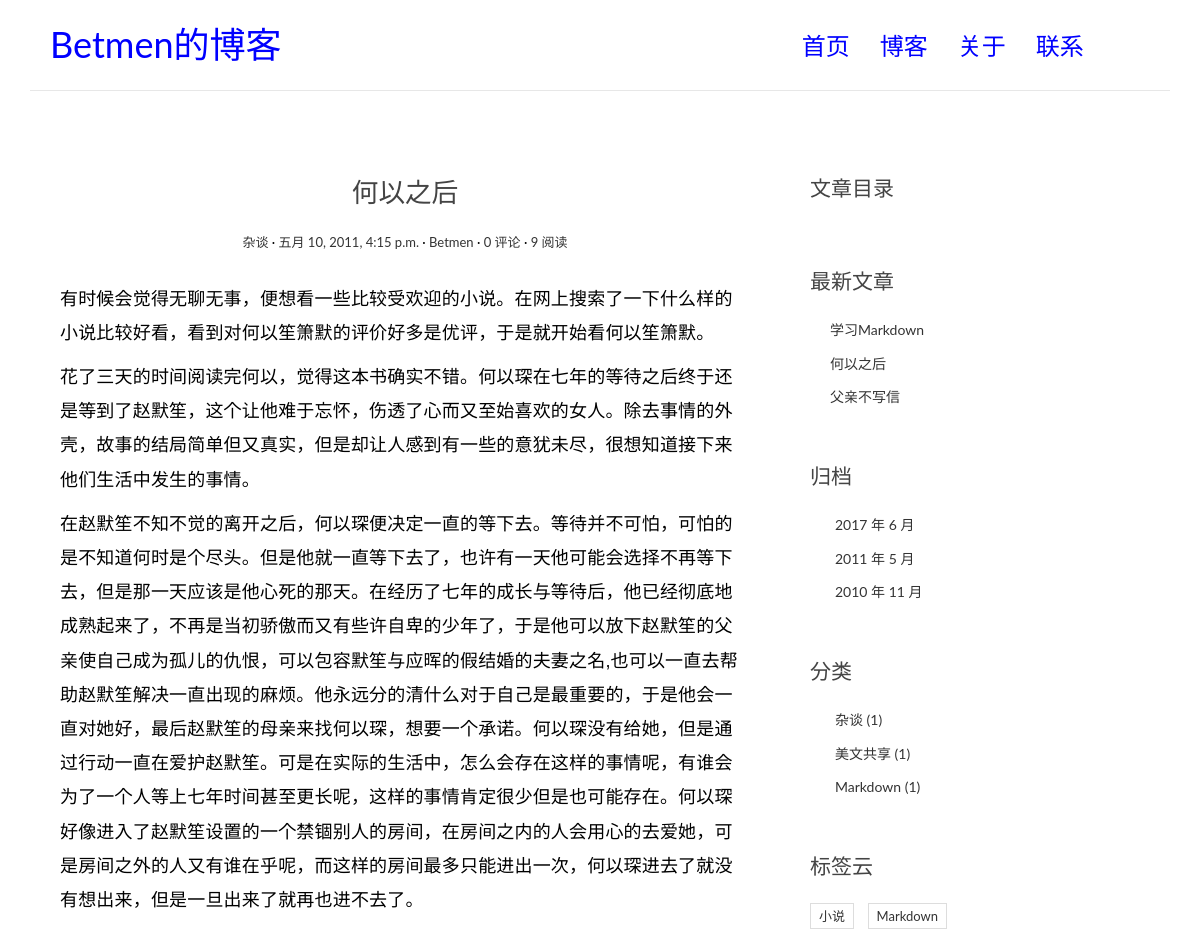
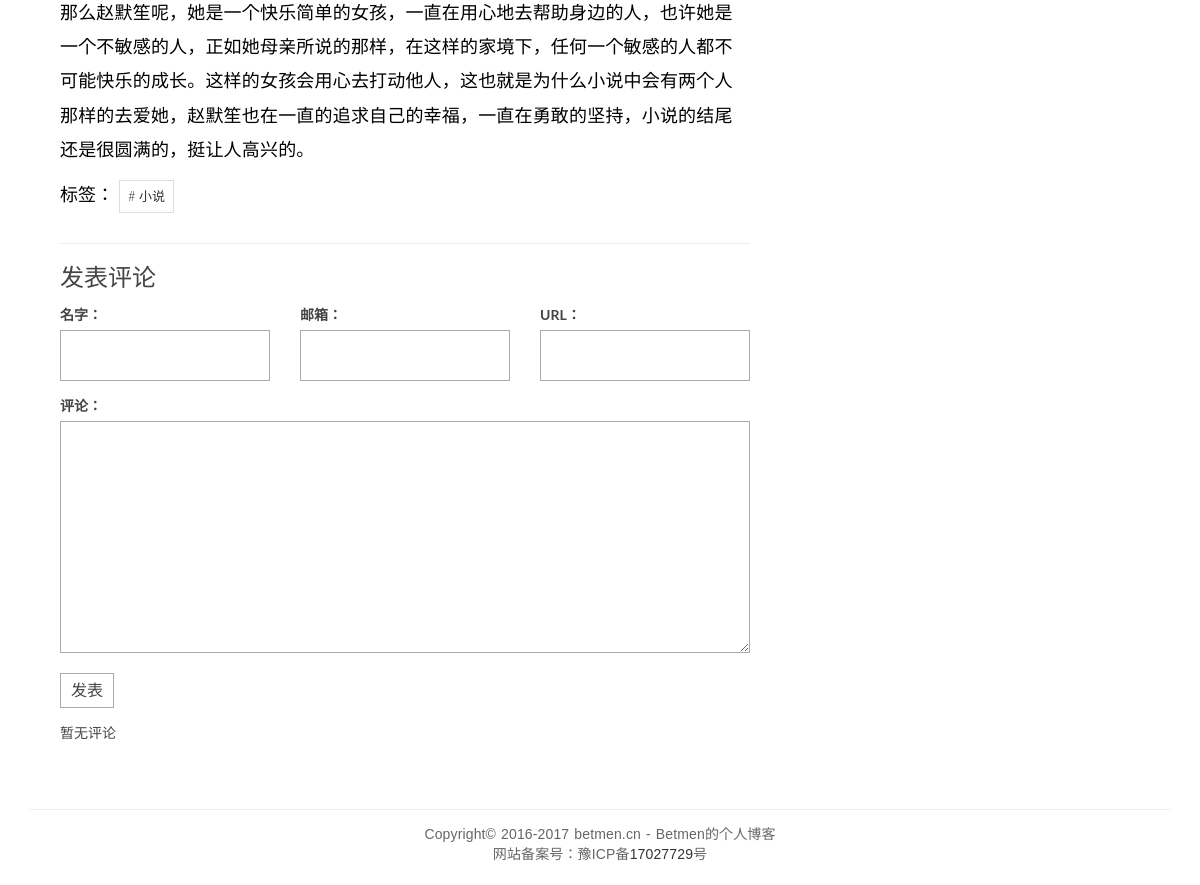
The app's page /post/2/ with its own data (2 pictures, top to bottom).
### blog/models.py (models this page shows, shortened)
class Post(models.Model):
    title = models.CharField(max_length=70)
    body = models.TextField()
    created_time = models.DateTimeField()
    modified_time = models.DateTimeField()
    excerpt = models.CharField(max_length=200, blank=True)
    category = models.ForeignKey(Category)
    tags = models.ManyToManyField(Tag, blank=True)
    author = models.ForeignKey(User)
    views = models.PositiveIntegerField(default=0)
    def get_absolute_url(self):
        return reverse('blog:detail', kwargs={'pk': self.pk})
    class Meta:
        ordering = ['-created_time']
    def increase_views(self):
        self.views += 1
        self.save(update_fields=['views'])
    def save(self, *args, **kwargs):
        if not self.excerpt:
            md = markdown.Markdown(extensions=[
                'markdown.extensions.extra',
                'markdown.extensions.codehilite',
            ])
            self.excerpt = strip_tags(md.convert(self.body))[:54]
        super(Post, self).save(*args, **kwargs)

class Category(models.Model):
    name = models.CharField(max_length=100)

class Tag(models.Model):
    name = models.CharField(max_length=100)

### blog/views.py (the view)
# urls.py: url(r'^post/(?P<pk>[0-9]+)/$', views.PostDetailView.as_view(), name='detail'),
class PostDetailView(DetailView):
    model = Post
    template_name = 'blog/detail.html'
    context_object_name = 'post'
    def get(self, request, *args, **kwargs):
        response = super(PostDetailView, self).get(request, *args, **kwargs)
        self.object.increase_views()
        return response
    def get_object(self, queryset=None):
        post = super(PostDetailView, self).get_object(queryset=None)
        md = markdown.Markdown(extensions=[
            'markdown.extensions.extra',
            'markdown.extensions.codehilite',
            TocExtension(slugify=slugify),
        ])
        post.body = md.convert(post.body)
        post.toc = md.toc
        return post
    def get_context_data(self, **kwargs):
        context = super(PostDetailView, self).get_context_data(**kwargs)
        form = CommentForm()
        comment_list = self.object.comment_set.all()
        context.update({
            'form': form,
            'comment_list': comment_list
        })
        return context

### comments/forms.py
class CommentForm(forms.ModelForm):
    class Meta:
        model = Comment
        fields = ['name', 'email', 'url', 'text']

### blog/templatetags/blog_tags.py (called while the page is built)
@register.simple_tag
def get_recent_posts(num=5):
    return Post.objects.all().order_by('-created_time')[:num]

@register.simple_tag
def archives():
    return Post.objects.dates('created_time', 'month', order='DESC')

@register.simple_tag
def get_categories():
    return Category.objects.annotate(num_posts=Count('post')).filter(num_posts__gt=0)

@register.simple_tag
def get_tags():
    return Tag.objects.annotate(num_posts=Count('post')).filter(num_posts__gt=0)

### templates/blog/detail.html (shortened to what this page needs)
{% extends 'base.html' %}
{% block main %}
<article class="post post-{{ post.pk }}">
    <header class="entry-header">
        <h1 class="entry-title">{{ post.title }}</h1>
        <div class="entry-meta">
            <span class="post-category"><a href="#">{{ post.category.name }}</a></span>
            <span class="post-date"><a href="#"><time class="entry-date"
              datetime="{{ post.created_time }}">{{ post.created_time }}</time></a></span>
              <span class="post-author"><a href="#">{{ post.author }}</a></span>
              <span class="comments-link"><a href="#">{{ post.comment_set.count }} 评论</a></span>
              <span class="views-count"><a href="#">{{ post.views }} 阅读</a></span>
          </div>
      </header>
      <div class="entry-content clearfix">
        {{ post.body|safe }}
        <div class="widget-tag-cloud">
            <ul>
                标签：
                {% for tag in post.tags.all %}
                <li><a href="{% url 'blog:tag' tag.pk %}"># {{ tag.name }}</a></li>
                {% endfor %}
            </ul>
        </div>
    </div>
</article>
<section class="comment-area" id="comment-area">
    <hr>
    <h3>发表评论</h3>
    <form action="{% url 'comments:post_comment' post.pk %}" method="post" class="comment-form">
        <div class="row">
            <div class="col-md-4">
                <label for="{{ form.name.id_for_label }}">名字：</label>
                {{ form.name }}
            </div>
            <div class="col-md-4">
                <label for="{{ form.email.id_for_label }}">邮箱：</label>
                {{ form.email }}
            </div>
            <div class="col-md-4">
                <label for="{{ form.url.id_for_label }}">URL：</label>
                {{ form.url }}
            </div>
            <div class="col-md-12">
                <label for="{{ form.text.id_for_label }}">评论：</label>
                {{ form.text }}
                <button type="submit" class="comment-btn">发表</button>
            </div>
        </div>
    </form>
    <ul class="comment-list list-unstyled">
      {% for comment in comment_list %}
      <li class="comment-item">
        <span class="nickname">{{ comment.name }}</span>
        <time class="submit-date">{{ comment.created_time }}</time>
        <div class="text">
          {{ comment.text }}
      </div>
  </li>
  {% empty %}
  暂无评论
  {% endfor %}
</ul>
</section>
{% endblock main %}
{% block toc %}
<div class="widget widget-content">
    <h3 class="widget-title">文章目录</h3>
</div>
{% endblock toc %}

### templates/base.html (shortened to what this page needs)
{% load staticfiles %}
{% load blog_tags %}
<!DOCTYPE html>
<html>
<head>
    <link rel="stylesheet" href="http://code.ionicframework.com/ionicons/2.0.1/css/ionicons.min.css">
    <link rel="stylesheet" href="{% static 'blog/css/bootstrap.min.css' %}">
    <link rel="stylesheet" href="{% static 'blog/css/pace.css' %}">
    <link rel="stylesheet" href="{% static 'blog/css/custom.css' %}">
    <link rel="stylesheet" href="{% static 'blog/css/highlights/github.css' %}">
</head>
<body>
    <div class="container">
        <header id="site-header">
            <div class="row">
                <div class="col-md-4 col-sm-5 col-xs-8">
                    <div class="logo">
                        <h1><a href="{% url 'blog:index' %}"><b><font color="blue">Betmen的博客</font></a></h1>
                    </div>
                </div>
                <div class="col-md-8 col-sm-7 col-xs-4">
                    <nav class="main-nav" role="navigation">
                        <div class="collapse navbar-collapse" id="bs-example-navbar-collapse-1">
                            <ul class="nav navbar-nav navbar-right">
                                <li class="cl-effect-11"><a href="{% url 'blog:index' %}" data-hover="首页"><font color="blue">首页</font></a></li>
                                <li class="cl-effect-11"><a href="{% url 'blog:index' %}" data-hover="博客"><font color="blue">博客</font></a></li>
                                <li class="cl-effect-11"><a href="{% url 'blog:about' %}" data-hover="关于"><font color="blue">关于</font></a></li>
                                <li class="cl-effect-11"><a href="{% url 'blog:contact' %}" data-hover="联系"><font color="blue">联系</font></a></li>
                            </ul>
                        </div>
                    </nav>
                </div>
            </div>
        </header>
    </div>
    <div class="content-body">
        <div class="container">
            <div class="row">
                <main class="col-md-8">
                    {% block main %}
                    {% endblock main %}
                </main>
                <aside class="col-md-4">
                    {% block toc %}
                    {% endblock toc %}
                    <div class="widget widget-recent-posts">
                        <h3 class="widget-title">最新文章</h3>
                        {% get_recent_posts as recent_post_list %}
                        <ul>
                            {% for post in recent_post_list %}
                            <li>
                                <a href="{{ post.get_absolute_url }}">{{ post.title }}</a>
                            </li>
                            {% empty %}
                            暂无文章！
                            {% endfor %}
                        </ul>
                    </div>
                    <div class="widget widget-archives">
                        <h3 class="widget-title">归档</h3>
                        {% archives as date_list %}
                        <ul>
                            {% for date in date_list %}
                            <li>
                                <a href="{% url 'blog:archives' date.year date.month %}">{{ date.year }} 年 {{ date.month }} 月</a>
                            </li>
                            {% empty %}
                            暂无归档！
                            {% endfor %}
                        </ul>
                    </div>
                    <div class="widget widget-category">
                        <h3 class="widget-title">分类</h3>
                        {% get_categories as category_list %}
                        <ul>
                            {% for category in category_list %}
                            <li>
                            <a href="{% url 'blog:category' category.pk %}">{{ category.name }} <span class="post-count">({{ category.num_posts}})</span></a>
                            </li>
                            {% empty %}
                            暂无分类！
                            {% endfor %}
                        </ul>
                    </div>
                    <div class="widget widget-tag-cloud">
                        <h3 class="widget-title">标签云</h3>
                        {% get_tags as tag_list %}
                        <ul>
                            {% for tag in tag_list %}
                            <li>
                                <a href="{% url 'blog:tag' tag.pk %}">{{ tag.name }}</a>
                            </li>
                            {% empty %}
                            暂无标签！
                            {% endfor %}
                        </ul>
                    </div>
                </aside>
            </div>
        </div>
    </div>
    <footer id="site-footer">
        <div class="container">
            <div class="row">
                <div class="col-md-12">
                    <p class="copyright">Copyright&copy 2016-2017 betmen.cn - Betmen的个人博客
                        <br>网站备案号：豫ICP备<a href="http://www.miibeian.gov.cn/publish/query/indexFirst.action"
                        target="_blank" title="备案号">17027729</a>号</br>
                    </p>
                </div>
            </div>
        </div>
    </footer>
</body>
</html>

### blog/static/blog/css/custom.css (style rules this page uses)
* { outline: none; }
h1, h2, h3, h4, h5, h6 { margin-top: 0; }
b { font-weight: 400; }
a { color: #333; }
body { color: #444; font-family: 'Lato', sans-serif; }
p { font-family: 'Ubuntu', sans-serif; font-weight: 400; word-spacing: 1px; letter-spacing: 0.01em; }
#site-header { background-color: #FFF; padding: 25px 20px; margin-bottom: 40px; border-bottom: 1px solid #e7e7e7; }
.logo h1 a { color: #000; }
.logo h1 { margin: 0; font-family: 'Lato', sans-serif; font-weight: 300; }
.main-nav { margin-top: 11px; max-width: 95%; }
.main-nav a { color: #000000 !important; padding: 0 0 5px 0 !important; margin-right: 30px; font-family: 'Lato', sans-serif; font-weight: 300; font-size: 24px; }
.cl-effect-11 a { padding: 10px 0; color: #0972b4; text-shadow: none; }
.cl-effect-11 a::before { position: absolute; top: 0; left: 0; overflow: hidden; padding: 0 0 5px 0 !important; max-width: 0; border-bottom: 1px solid #000; color: #000; content: attr(data-hover); white-space: nowrap; -webkit-transition: max-width 0.5s; -moz-transition: max-width 0.5s; transition: max-width 0.5s; }
.content-body { padding-bottom: 4em; }
.post { background: #fff; padding: 30px 30px 0; }
.entry-title { text-align: center; font-size: 1.9em; margin-bottom: 20px; line-height: 1.6; padding: 10px 20px 0; }
.entry-meta { text-align: center; color: #DDDDDD; font-size: 13px; margin-bottom: 30px; }
.entry-content { font-size: 18px; line-height: 1.9; font-weight: 300; color: #000; }
.post-category::after, .post-date::after, .post-author::after, .comments-link::after { content: ' ·'; color: #000; }
.widget { background: #fff; padding: 30px 0 0; }
.widget-title { font-size: 1.5em; margin-bottom: 20px; line-height: 1.6; padding: 10px 0 0; font-weight: 400; }
.widget-recent-posts ul { padding: 0; margin: 0; padding-left: 20px; }
.widget-recent-posts ul li { list-style-type: none; position: relative; line-height: 170%; margin-bottom: 10px; }
.widget-recent-posts ul li::before { content: '\f3d3'; font-family: "Ionicons"; position: absolute; left: -17px; top: 3px; font-size: 16px; color: #000; }
.widget-archives ul { padding: 0; margin: 0; padding-left: 25px; }
.widget-archives ul li { list-style-type: none; position: relative; line-height: 170%; margin-bottom: 10px; }
.widget-archives ul li::before { content: '\f3f3'; font-family: "Ionicons"; position: absolute; left: -25px; top: 1px; font-size: 16px; color: #000; }
.widget-category ul { padding: 0; margin: 0; padding-left: 25px; }
.widget-category ul li { list-style-type: none; position: relative; line-height: 170%; margin-bottom: 10px; }
.widget-category ul li::before { content: '\f3fe'; font-family: "Ionicons"; position: absolute; left: -25px; top: 1px; font-size: 18px; color: #000; }
.widget-tag-cloud ul { padding: 0; margin: 0; margin-right: -10px; }
.widget-tag-cloud ul li { list-style-type: none; font-size: 13px; display: inline-block; margin-right: 10px; margin-bottom: 10px; padding: 3px 8px; border: 1px solid #ddd; }
#site-footer { padding-top: 10px; padding: 0 0 1.5em 0; }
.copyright { text-align: center; padding-top: 1em; margin: 0; border-top: 1px solid #eee; color: #666; }
.contact-form input, .comment-form input { border: 1px solid #aaa; margin-bottom: 15px; width: 100%; padding: 15px 15px; font-size: 16px; line-height: 100%; transition: 0.4s border-color linear; }
.contact-form textarea, .comment-form textarea { border: 1px solid #aaa; margin-bottom: 15px; width: 100%; padding: 15px 15px; font-size: 16px; line-height: 20px !important; min-height: 183px; transition: 0.4s border-color linear; }
.comment-area { padding: 0 30px 0; }
.comment-form { margin-top: 15px; }
.comment-form .comment-btn { background-color: #fff; border: 1px solid #aaa; font-size: 16px; padding: 5px 10px; }
.comment-list { margin-top: 15px; }

### records on screen
Post: title "何以之后", category.name "杂谈", created_time "五月 10, 2011, 4:15 p.m.", author "Betmen", comment_set.count "0", views "9", body "有时候会觉得无聊无事，便想看一些比较受欢迎的小说。在网上搜索了一下什么样的小说比较好看，看到对何以笙箫默的评价好多是优评，于是就开始看何以笙箫默。 花了三天的时间阅读完何以，觉得这本书确实不错。何以琛在七年的等待之后终于还是等到了赵默笙，这个让他难于忘怀，伤透了心而又至始喜欢的女人。除去事情的外壳，故事的结局简单但又真实，但是却让人感到有一些的意犹未尽，很想知道接下来他们生活中发生的事情。 在赵默笙不知不觉的离开之后，何以琛便决定一直的等下去。等待并不可怕，可怕的是不知道何时是个尽头。但是他就一直等下去了，也许有一天他可能会选择不再等下去，但是那一天应该是他心死的那天。在经历了七年的成长与等待后，他已经彻底地成熟起来了，不再是当初骄傲而又有些许自卑的少年了，于是他可以放下赵默笙的父亲使自己成为孤儿的仇恨，可以包容默笙与应晖的假结婚的夫妻之名,也可以一直去帮助赵默笙解决一直出现的麻烦。他永远分的清什么对于自己是最重要的，于是他会一直对她好，最后赵默笙的母亲来找何以琛，想要一个承诺。何以琛没有给她，但是通过行动一直在爱护赵默笙。可是在实际的生活中，怎么会存在这样的事情呢，有谁会为了一个人等上七年时间甚至更长呢，这样的事情肯定很少但是也可能存在。何以琛好像进入了赵默笙设置的一个禁锢别人的房间，在房间之内的人会用心的去爱她，可是房间之外的人又有谁在乎呢，而这样的房间最多只能进出一次，何以琛进去了就没有想出来，但是一旦出来了就再也进不去了。…"
Tag: name "小说"
Post: title "学习Markdown"
Post: title "父亲不写信"
Category: name "杂谈", num_posts "1"
Category: name "美文共享", num_posts "1"
Category: name "Markdown", num_posts "1"
Tag: name "Markdown"

### other values on screen
{{ date.year }} "2017" "2011" "2010"
{{ date.month }} "6" "5" "11"
